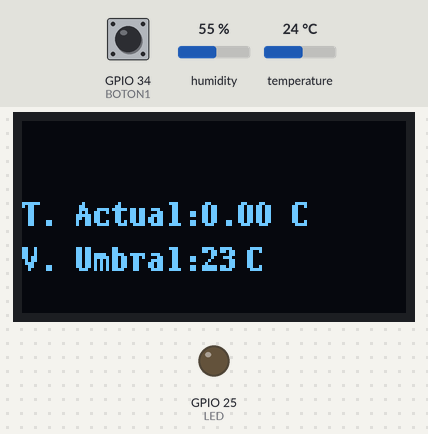
A sketch run on a simulated ESP32. Shown: 128×64 one-colour display, output pins drawn as LEDs (lit = HIGH). The inputs (shaded band) are chosen by the test bench; at power-on: temperature 24 °C, GPIO 34 (BOTON1) HIGH, humidity 55 %. EEPROM starts erased; what the sketch prints to the serial monitor is not drawn.

Above: at 1.2 s.
1.3 s: temperature set to 21 °C
At 2.9 s:
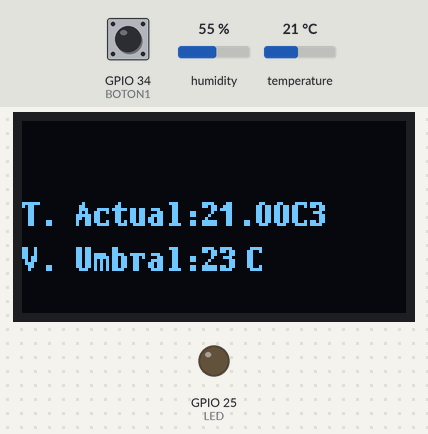
3.5 s: temperature set to 28 °C
At 7.5 s:
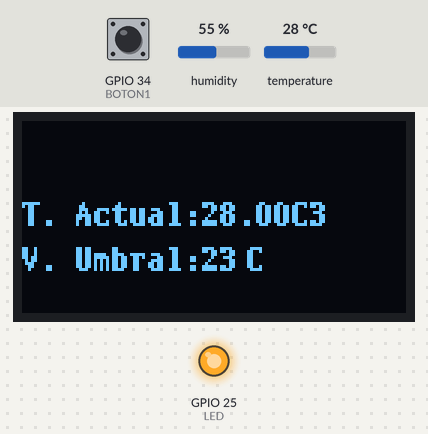
9.1 s: temperature set to 12 °C
At 10.9 s:
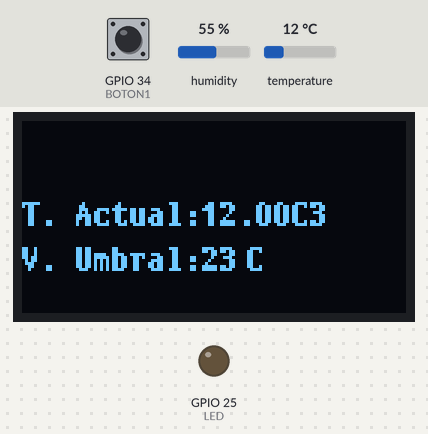
Timing chart, 0 to 12.4 s (numbered marks = the images above; inputs shaded):
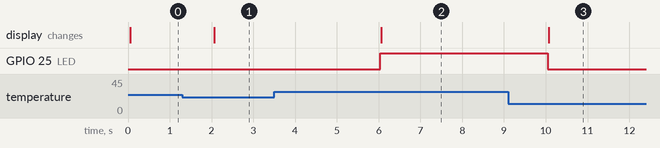

Measured:
- after the input at 1.3 s, GPIO 25 (LED): stays LOW (without the input it goes to HIGH after 0.73 s); the display: changes after 0.76 s (image 1)
- after the input at 3.5 s, GPIO 25 (LED): LOW → HIGH after 2.5 s; the display: changes after 2.6 s (image 2)
- after the input at 9.1 s, GPIO 25 (LED): HIGH → LOW after 0.95 s; the display: changes after 0.98 s (image 3)

The sketch:

TP_EEPROM.ino
```cpp
//BARCAROLO, MORAT Y RESNIK

#include <U8g2lib.h>
#include "DHT.h"
#include <Preferences.h>
/* ----------------------------------------------------------------------------------------------------- */

// Definicion de constructores y variables globales

U8G2_SH1106_128X64_NONAME_F_HW_I2C u8g2(U8G2_R0, /* reset=*/ U8X8_PIN_NONE);

/* ----------------------------------------------------------------------------------------------------- */
void printBMP_OLED(void );
void printBMP_OLED2(void) ;
#define BOTON1 34
#define BOTON2 35
#define P1 0
#define P2 1
#define RST 20
#define ESPERA1 2
#define ESPERA2 3
#define AUMENTAR 4
#define RESTAR 5
int estado = RST;
#define LED 25
#define DHTPIN 23
#define DHTTYPE DHT11
DHT dht(DHTPIN, DHTTYPE);
float temp;
int valorU = 23;
int millis_valor;
int millis_actual;
int millis_actual2;
int millis_boton;

Preferences preferences;

void setup() {
  pinMode(LED, OUTPUT);
  pinMode(BOTON1, INPUT_PULLUP);
  pinMode(BOTON2, INPUT_PULLUP);
  Serial.begin(115200);
  Serial.println(F("DHTxx test!"));
  u8g2.begin();
  dht.begin();

  preferences.begin("config", false);
  valorU = preferences.getInt("valorU", 23);
  preferences.end();

  Serial.print("Valor U leído desde memoria: ");
  Serial.println(valorU);
}

void loop() {
  millis_actual = millis();
  if (millis_actual - millis_valor >= 2000) {
    temp = dht.readTemperature();
    if (isnan(temp)) {
      Serial.println(F("Failed to read from DHT sensor!"));
    }
    millis_valor = millis_actual;
  }

    if (temp >= valorU) {
          digitalWrite(LED, HIGH);
        }
        if (temp < valorU) {
          digitalWrite(LED, LOW);
        }

    switch (estado) {
      case RST:
        {
          millis_actual2 = millis();
          estado = P1;
        }
          break;
        case P1:
          {
            printBMP_OLED();
            millis_actual2 = millis();
            if (digitalRead(BOTON1) == LOW) {
              millis_boton = millis_actual2;
              Serial.println("va a espera1");
              estado = ESPERA1;
            }
          }
          break;
        case ESPERA1:
          {
            Serial.println("espera1");
            millis_actual2 = millis();
            if (millis_actual2 - millis_boton >= 5000 && digitalRead(BOTON1) == HIGH) {
              Serial.println("5 seg");
              estado = P2;
            }
            if (millis_actual2 - millis_boton < 5000 && digitalRead(BOTON1) == HIGH) {
              millis_boton = millis_actual2;
              Serial.println("vuelve p1");
              estado = P1;
            }

          }
          break;
        case P2:
          {
            millis_boton = millis_actual2;
            millis_actual2 = millis();
            printBMP_OLED2();
            if (digitalRead(BOTON1) == LOW) {
              estado = AUMENTAR;
            }
            if (digitalRead(BOTON2) == LOW) {
              millis_boton = millis_actual2;
              estado = ESPERA2;
            }
          }
          break;
        case ESPERA2:
          {
            Serial.println("espera2");
            millis_actual2 = millis();
            if (millis_actual2 - millis_boton >= 5000) {
              Serial.println("va a p1");
              preferences.begin("config", false);
              preferences.putInt("valorU", valorU);
              preferences.end();
              millis_boton = millis_actual2;
              estado = P1;
            }
            if (digitalRead(BOTON2) == HIGH) {
              valorU = valorU - 1;
              millis_boton = millis_actual2;
              estado = P2;
            }
          }
          break;

        case AUMENTAR:
          {

            if (digitalRead(BOTON1) == HIGH) {
              valorU = valorU + 1;
               estado = P2;
            }

          }
          break;

        }
    }


void printBMP_OLED(void) {
  char stringU[5];
  char stringtemp[5];
  u8g2.clearBuffer();          // clear the internal memory
  u8g2.setFont(u8g2_font_t0_11b_tr); // choose a suitable font
  sprintf (stringtemp, "%.2f" , temp); ///convierto el valor float a string
  sprintf (stringU, "%d" , valorU); ///convierto el valor float a string
  u8g2.drawStr(0, 35, "T. Actual:");
  u8g2.drawStr(60, 35, stringtemp);
  u8g2.drawStr(90, 35, "°C");
  u8g2.drawStr(0, 50, "V. Umbral:");
  u8g2.drawStr(60, 50, stringU);
  u8g2.drawStr(75, 50, "°C");
  u8g2.sendBuffer();          // transfer internal memory to the display
}

void printBMP_OLED2(void) {
  char stringU[5];
  u8g2.clearBuffer();          // clear the internal memory
  sprintf (stringU, "%d" , valorU);
  u8g2.setFont(u8g2_font_t0_11b_tr); // choose a suitable font
  u8g2.drawStr(0, 50, "V. Umbral:");
  u8g2.drawStr(60, 50, stringU);
  u8g2.drawStr(75, 50, "°C");
  u8g2.sendBuffer();          // transfer internal memory to the display
}
//11-6200-5317
```
